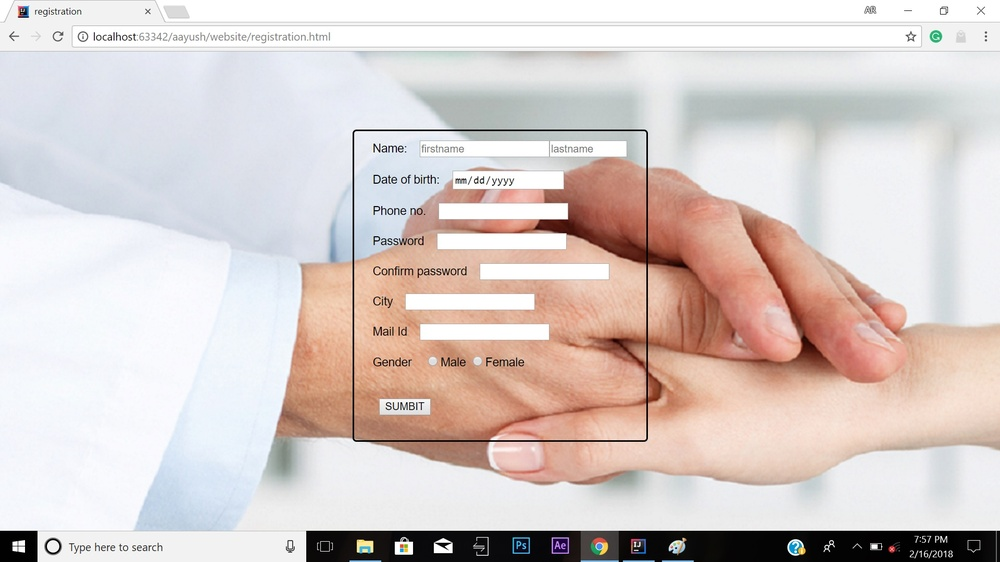
#> input picture Opencv_2/Image processing/g.jpg, 1000 x 562 px, shrunk from 1920 x 1080 before the run
$ jupyter execute --allow-errors Gradient.ipynb   (older library calls are emulated)
#> lines starting #> are read from the running program, lines starting #| are printed output that depends on the picture
[cell 1]
import cv2
import matplotlib.pyplot as plt

[cell 2]
img1 = cv2.imread("g.jpg")
#> img1 is the input picture: shape (562, 1000, 3); mean B, G, R 202.3, 205.2, 216.4
img1 = cv2.cvtColor(img1,cv2.COLOR_BGR2GRAY)
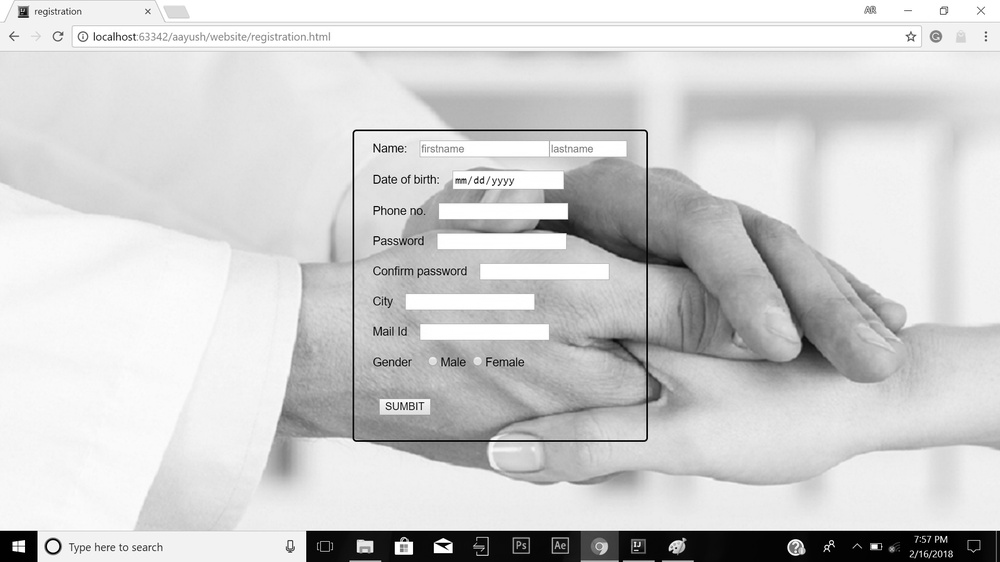
#> img1: shape (562, 1000); min 0, max 255, mean 208.2
plt.imshow(img1)

[cell 3]
sobelx = cv2.Sobel(img1,cv2.CV_64F,1,0,ksize=5)   #vertical lines
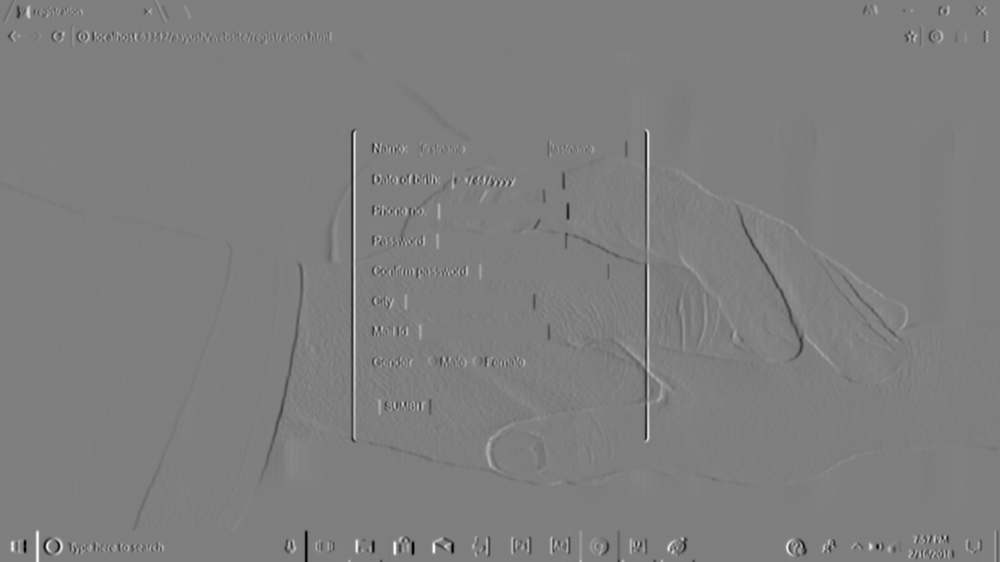
#> sobelx: shape (562, 1000) float64; min -11899, max 12000, mean -0.8; drawn with min black and max white

[cell 4]
plt.imshow(sobelx)

[cell 5]
sobely = cv2.Sobel(img1,cv2.CV_64F,0,1,ksize=5)   #horizontal line
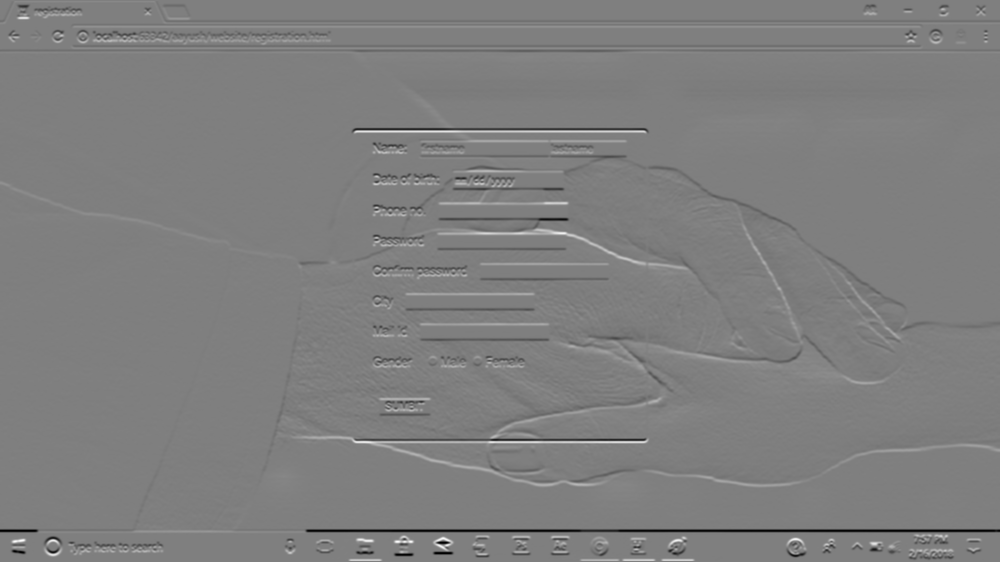
#> sobely: shape (562, 1000) float64; min -12028, max 12040, mean -37.8; drawn with min black and max white
plt.imshow(sobelx)

[cell 6]
lap = cv2.Laplacian(img1,cv2.CV_64F)
